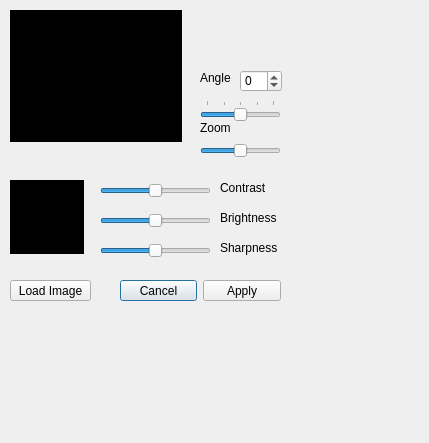
<?xml version="1.0" encoding="UTF-8"?>
<ui version="4.0">
 <class>Dialog_Import</class>
 <widget class="QDialog" name="Dialog_Import">
  <property name="geometry">
   <rect>
    <x>0</x>
    <y>0</y>
    <width>429</width>
    <height>443</height>
   </rect>
  </property>
  <property name="sizePolicy">
   <sizepolicy hsizetype="Maximum" vsizetype="Maximum">
    <horstretch>0</horstretch>
    <verstretch>0</verstretch>
   </sizepolicy>
  </property>
  <property name="windowTitle">
   <string>Import Texture</string>
  </property>
  <widget class="QDialogButtonBox" name="buttonBox_dialog">
   <property name="geometry">
    <rect>
     <x>120</x>
     <y>280</y>
     <width>161</width>
     <height>21</height>
    </rect>
   </property>
   <property name="locale">
    <locale language="English" country="UnitedStates"/>
   </property>
   <property name="orientation">
    <enum>Qt::Horizontal</enum>
   </property>
   <property name="standardButtons">
    <set>QDialogButtonBox::Apply|QDialogButtonBox::Cancel</set>
   </property>
  </widget>
  <widget class="QLabel" name="sprite_view">
   <property name="enabled">
    <bool>true</bool>
   </property>
   <property name="geometry">
    <rect>
     <x>10</x>
     <y>10</y>
     <width>172</width>
     <height>132</height>
    </rect>
   </property>
   <property name="contextMenuPolicy">
    <enum>Qt::DefaultContextMenu</enum>
   </property>
   <property name="autoFillBackground">
    <bool>false</bool>
   </property>
   <property name="styleSheet">
    <string notr="true">QLabel {

	background-color: rgb(0, 0, 0);
}</string>
   </property>
   <property name="frameShape">
    <enum>QFrame::WinPanel</enum>
   </property>
   <property name="frameShadow">
    <enum>QFrame::Raised</enum>
   </property>
   <property name="lineWidth">
    <number>1</number>
   </property>
   <property name="text">
    <string/>
   </property>
  </widget>
  <widget class="QPushButton" name="pushButton_loadImageButton">
   <property name="geometry">
    <rect>
     <x>10</x>
     <y>280</y>
     <width>81</width>
     <height>21</height>
    </rect>
   </property>
   <property name="toolTip">
    <string>Load your base path texture</string>
   </property>
   <property name="text">
    <string>Load Image</string>
   </property>
  </widget>
  <widget class="QSlider" name="slider_zoom">
   <property name="geometry">
    <rect>
     <x>200</x>
     <y>140</y>
     <width>81</width>
     <height>22</height>
    </rect>
   </property>
   <property name="minimum">
    <number>-30</number>
   </property>
   <property name="maximum">
    <number>30</number>
   </property>
   <property name="singleStep">
    <number>1</number>
   </property>
   <property name="value">
    <number>0</number>
   </property>
   <property name="orientation">
    <enum>Qt::Horizontal</enum>
   </property>
   <property name="tickInterval">
    <number>0</number>
   </property>
  </widget>
  <widget class="QLabel" name="label">
   <property name="geometry">
    <rect>
     <x>200</x>
     <y>70</y>
     <width>47</width>
     <height>16</height>
    </rect>
   </property>
   <property name="text">
    <string>Angle</string>
   </property>
  </widget>
  <widget class="QSpinBox" name="spinBox_angle">
   <property name="geometry">
    <rect>
     <x>240</x>
     <y>70</y>
     <width>42</width>
     <height>22</height>
    </rect>
   </property>
   <property name="minimum">
    <number>-180</number>
   </property>
   <property name="maximum">
    <number>180</number>
   </property>
  </widget>
  <widget class="QLabel" name="label_2">
   <property name="geometry">
    <rect>
     <x>200</x>
     <y>120</y>
     <width>47</width>
     <height>16</height>
    </rect>
   </property>
   <property name="text">
    <string>Zoom</string>
   </property>
  </widget>
  <widget class="QSlider" name="slider_angle">
   <property name="geometry">
    <rect>
     <x>200</x>
     <y>100</y>
     <width>81</width>
     <height>22</height>
    </rect>
   </property>
   <property name="minimum">
    <number>-180</number>
   </property>
   <property name="maximum">
    <number>180</number>
   </property>
   <property name="singleStep">
    <number>1</number>
   </property>
   <property name="value">
    <number>0</number>
   </property>
   <property name="orientation">
    <enum>Qt::Horizontal</enum>
   </property>
   <property name="tickPosition">
    <enum>QSlider::TicksAbove</enum>
   </property>
   <property name="tickInterval">
    <number>90</number>
   </property>
  </widget>
  <widget class="QLabel" name="sprite_preview">
   <property name="enabled">
    <bool>true</bool>
   </property>
   <property name="geometry">
    <rect>
     <x>10</x>
     <y>180</y>
     <width>74</width>
     <height>74</height>
    </rect>
   </property>
   <property name="contextMenuPolicy">
    <enum>Qt::DefaultContextMenu</enum>
   </property>
   <property name="autoFillBackground">
    <bool>false</bool>
   </property>
   <property name="styleSheet">
    <string notr="true">QLabel {

	background-color: rgb(0, 0, 0);
}</string>
   </property>
   <property name="frameShape">
    <enum>QFrame::WinPanel</enum>
   </property>
   <property name="frameShadow">
    <enum>QFrame::Raised</enum>
   </property>
   <property name="lineWidth">
    <number>1</number>
   </property>
   <property name="text">
    <string/>
   </property>
  </widget>
  <widget class="QSlider" name="slider_contrast">
   <property name="geometry">
    <rect>
     <x>100</x>
     <y>180</y>
     <width>111</width>
     <height>22</height>
    </rect>
   </property>
   <property name="minimum">
    <number>0</number>
   </property>
   <property name="maximum">
    <number>200</number>
   </property>
   <property name="singleStep">
    <number>1</number>
   </property>
   <property name="value">
    <number>100</number>
   </property>
   <property name="orientation">
    <enum>Qt::Horizontal</enum>
   </property>
   <property name="tickInterval">
    <number>0</number>
   </property>
  </widget>
  <widget class="QLabel" name="label_3">
   <property name="geometry">
    <rect>
     <x>220</x>
     <y>180</y>
     <width>47</width>
     <height>16</height>
    </rect>
   </property>
   <property name="text">
    <string>Contrast</string>
   </property>
  </widget>
  <widget class="QSlider" name="slider_brightness">
   <property name="geometry">
    <rect>
     <x>100</x>
     <y>210</y>
     <width>111</width>
     <height>22</height>
    </rect>
   </property>
   <property name="minimum">
    <number>0</number>
   </property>
   <property name="maximum">
    <number>200</number>
   </property>
   <property name="singleStep">
    <number>1</number>
   </property>
   <property name="value">
    <number>100</number>
   </property>
   <property name="orientation">
    <enum>Qt::Horizontal</enum>
   </property>
   <property name="tickInterval">
    <number>0</number>
   </property>
  </widget>
  <widget class="QLabel" name="label_4">
   <property name="geometry">
    <rect>
     <x>220</x>
     <y>210</y>
     <width>61</width>
     <height>16</height>
    </rect>
   </property>
   <property name="text">
    <string>Brightness</string>
   </property>
  </widget>
  <widget class="QSlider" name="slider_sharpness">
   <property name="geometry">
    <rect>
     <x>100</x>
     <y>240</y>
     <width>111</width>
     <height>22</height>
    </rect>
   </property>
   <property name="minimum">
    <number>0</number>
   </property>
   <property name="maximum">
    <number>200</number>
   </property>
   <property name="singleStep">
    <number>1</number>
   </property>
   <property name="value">
    <number>100</number>
   </property>
   <property name="orientation">
    <enum>Qt::Horizontal</enum>
   </property>
   <property name="tickInterval">
    <number>0</number>
   </property>
  </widget>
  <widget class="QLabel" name="label_5">
   <property name="geometry">
    <rect>
     <x>220</x>
     <y>240</y>
     <width>61</width>
     <height>16</height>
    </rect>
   </property>
   <property name="text">
    <string>Sharpness</string>
   </property>
  </widget>
 </widget>
 <resources>
  <include location="../../pathgenerator_app/resources.qrc"/>
  <include location="../../pathgenerator_app/resources.qrc"/>
 </resources>
 <connections>
  <connection>
   <sender>buttonBox_dialog</sender>
   <signal>clicked(QAbstractButton*)</signal>
   <receiver>Dialog_Import</receiver>
   <slot>accept()</slot>
   <hints>
    <hint type="sourcelabel">
     <x>280</x>
     <y>190</y>
    </hint>
    <hint type="destinationlabel">
     <x>157</x>
     <y>189</y>
    </hint>
   </hints>
  </connection>
  <connection>
   <sender>buttonBox_dialog</sender>
   <signal>rejected()</signal>
   <receiver>Dialog_Import</receiver>
   <slot>reject()</slot>
   <hints>
    <hint type="sourcelabel">
     <x>280</x>
     <y>190</y>
    </hint>
    <hint type="destinationlabel">
     <x>271</x>
     <y>189</y>
    </hint>
   </hints>
  </connection>
  <connection>
   <sender>slider_angle</sender>
   <signal>valueChanged(int)</signal>
   <receiver>spinBox_angle</receiver>
   <slot>setValue(int)</slot>
   <hints>
    <hint type="sourcelabel">
     <x>248</x>
     <y>108</y>
    </hint>
    <hint type="destinationlabel">
     <x>264</x>
     <y>83</y>
    </hint>
   </hints>
  </connection>
  <connection>
   <sender>spinBox_angle</sender>
   <signal>valueChanged(int)</signal>
   <receiver>slider_angle</receiver>
   <slot>setValue(int)</slot>
   <hints>
    <hint type="sourcelabel">
     <x>248</x>
     <y>86</y>
    </hint>
    <hint type="destinationlabel">
     <x>225</x>
     <y>107</y>
    </hint>
   </hints>
  </connection>
 </connections>
</ui>
